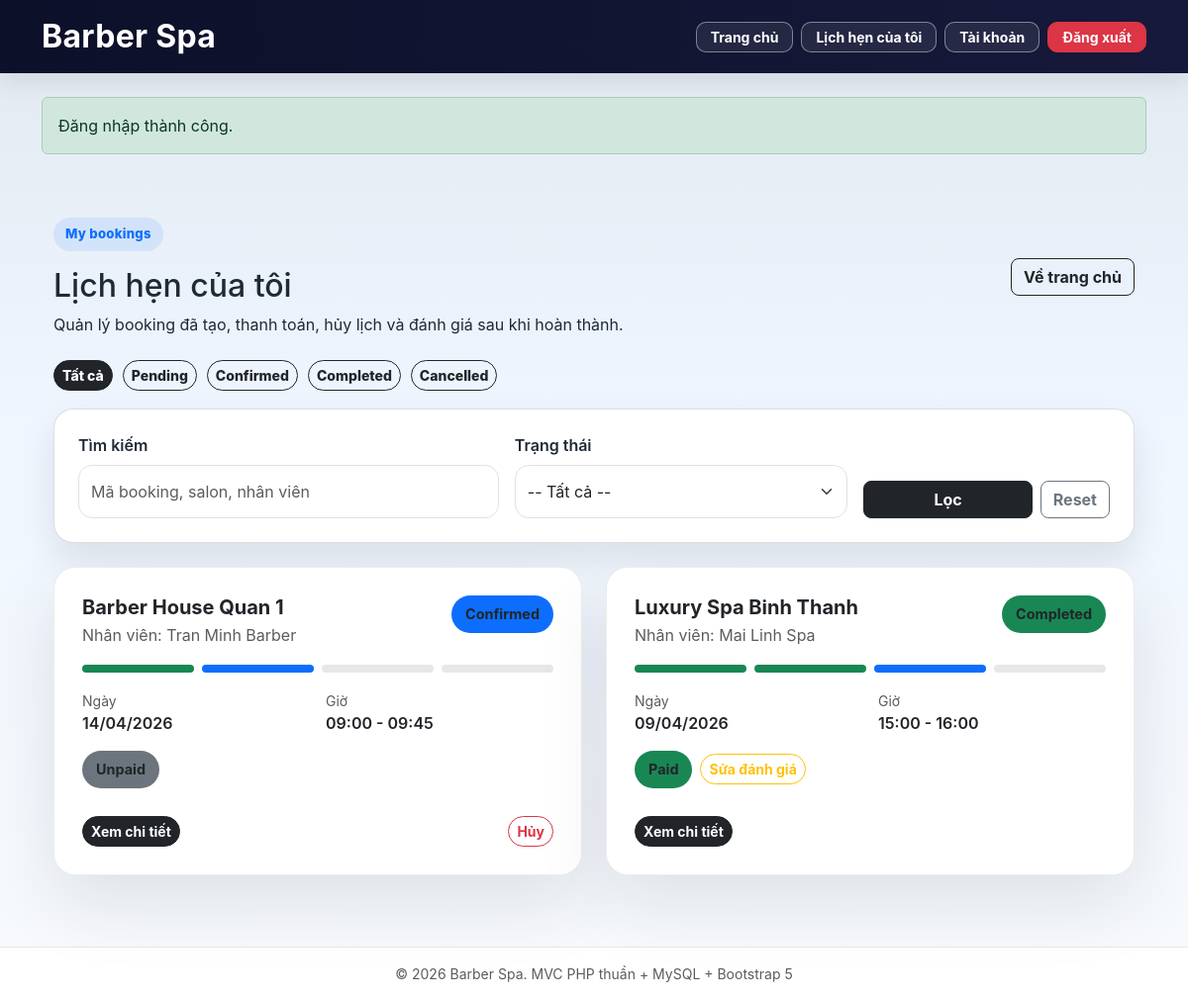
/my-bookings (signed in), run on the app's committed database.
### tables this page shows
CREATE TABLE bookings (
    id INT UNSIGNED AUTO_INCREMENT PRIMARY KEY,
    user_id INT UNSIGNED NOT NULL,
    salon_id INT UNSIGNED NOT NULL,
    staff_id INT UNSIGNED NOT NULL,
    services LONGTEXT NOT NULL,
    booking_date DATE NOT NULL,
    start_time TIME NOT NULL,
    end_time TIME NOT NULL,
    total_price DECIMAL(12,2) NOT NULL DEFAULT 0.00,
    status ENUM('pending', 'confirmed', 'completed', 'cancelled') NOT NULL DEFAULT 'pending',
    payment_method ENUM('online', 'at_counter') NOT NULL DEFAULT 'at_counter',
    payment_status ENUM('paid', 'unpaid') NOT NULL DEFAULT 'unpaid',
    notes TEXT NULL,
    cancel_reason TEXT NULL,
    slot_held_until DATETIME NULL,
    created_at TIMESTAMP NULL DEFAULT CURRENT_TIMESTAMP,
    updated_at TIMESTAMP NULL DEFAULT CURRENT_TIMESTAMP ON UPDATE CURRENT_TIMESTAMP,

    CONSTRAINT fk_bookings_user
        FOREIGN KEY (user_id) REFERENCES users(id)
        ON DELETE CASCADE,

    CONSTRAINT fk_bookings_salon
        FOREIGN KEY (salon_id) REFERENCES salons(id)
        ON DELETE CASCADE,

    CONSTRAINT fk_bookings_staff
        FOREIGN KEY (staff_id) REFERENCES staff(id)
        ON DELETE CASCADE,

    INDEX idx_bookings_user (user_id),
    INDEX idx_bookings_salon (salon_id),
    INDEX idx_bookings_staff (staff_id),
    INDEX idx_bookings_date (booking_date),
    INDEX idx_bookings_status (status),
    INDEX idx_bookings_payment_status (payment_status),
    INDEX idx_bookings_slot (staff_id, booking_date, start_time, end_time)
);

CREATE TABLE salons (
    id INT UNSIGNED AUTO_INCREMENT PRIMARY KEY,
    owner_id INT UNSIGNED NOT NULL,
    name VARCHAR(200) NOT NULL,
    address VARCHAR(255) NOT NULL,
    district VARCHAR(100) NOT NULL,
    city VARCHAR(100) NOT NULL,
    phone VARCHAR(20) NOT NULL,
    description TEXT NULL,
    search_keywords TEXT NULL,
    open_time TIME NOT NULL DEFAULT '08:00:00',
    close_time TIME NOT NULL DEFAULT '20:00:00',
    working_days VARCHAR(100) NOT NULL DEFAULT '1,2,3,4,5,6',
    avg_rating DECIMAL(3,2) NOT NULL DEFAULT 0.00,
    total_reviews INT NOT NULL DEFAULT 0,
    total_bookings INT NOT NULL DEFAULT 0,
    status ENUM('pending', 'active', 'hidden', 'rejected', 'deleted') NOT NULL DEFAULT 'pending',
    reject_reason TEXT NULL,
    latitude DECIMAL(10,7) NULL,
    longitude DECIMAL(10,7) NULL,
    created_at TIMESTAMP NULL DEFAULT CURRENT_TIMESTAMP,
    updated_at TIMESTAMP NULL DEFAULT CURRENT_TIMESTAMP ON UPDATE CURRENT_TIMESTAMP,

    CONSTRAINT fk_salons_owner
        FOREIGN KEY (owner_id) REFERENCES users(id)
        ON DELETE CASCADE,

    INDEX idx_salons_owner (owner_id),
    INDEX idx_salons_status (status),
    INDEX idx_salons_city (city),
    INDEX idx_salons_district (district),
    INDEX idx_salons_rating (avg_rating),
    INDEX idx_salons_bookings (total_bookings),
    FULLTEXT KEY ft_salons_search (name, description, search_keywords)
);

CREATE TABLE staff (
    id INT UNSIGNED AUTO_INCREMENT PRIMARY KEY,
    salon_id INT UNSIGNED NOT NULL,
    name VARCHAR(150) NOT NULL,
    phone VARCHAR(20) NULL,
    avatar VARCHAR(255) NULL,
    specialties LONGTEXT NULL,
    is_active TINYINT(1) NOT NULL DEFAULT 1,

    CONSTRAINT fk_staff_salon
        FOREIGN KEY (salon_id) REFERENCES salons(id)
        ON DELETE CASCADE,

    INDEX idx_staff_salon (salon_id),
    INDEX idx_staff_active (is_active)
);

CREATE TABLE reviews (
    id INT UNSIGNED AUTO_INCREMENT PRIMARY KEY,
    booking_id INT UNSIGNED NOT NULL,
    user_id INT UNSIGNED NOT NULL,
    salon_id INT UNSIGNED NOT NULL,
    staff_id INT UNSIGNED NOT NULL,
    rating TINYINT NOT NULL,
    content TEXT NOT NULL,
    images LONGTEXT NULL,
    status ENUM('published', 'flagged', 'removed') NOT NULL DEFAULT 'published',
    owner_reply TEXT NULL,
    owner_replied_at DATETIME NULL,
    report_count INT NOT NULL DEFAULT 0,
    created_at TIMESTAMP NULL DEFAULT CURRENT_TIMESTAMP,
    updated_at TIMESTAMP NULL DEFAULT CURRENT_TIMESTAMP ON UPDATE CURRENT_TIMESTAMP,

    CONSTRAINT fk_reviews_booking
        FOREIGN KEY (booking_id) REFERENCES bookings(id)
        ON DELETE CASCADE,

    CONSTRAINT fk_reviews_user
        FOREIGN KEY (user_id) REFERENCES users(id)
        ON DELETE CASCADE,

    CONSTRAINT fk_reviews_salon
        FOREIGN KEY (salon_id) REFERENCES salons(id)
        ON DELETE CASCADE,

    CONSTRAINT fk_reviews_staff
        FOREIGN KEY (staff_id) REFERENCES staff(id)
        ON DELETE CASCADE,

    UNIQUE KEY uq_reviews_booking (booking_id),
    INDEX idx_reviews_user (user_id),
    INDEX idx_reviews_salon (salon_id),
    INDEX idx_reviews_staff (staff_id),
    INDEX idx_reviews_status (status),
    INDEX idx_reviews_rating (rating),
    INDEX idx_reviews_report_count (report_count)
);

### core/helpers.php (called while the page is built, shortened)
<?php
function e(?string $value): string
{
    return htmlspecialchars((string) $value, ENT_QUOTES, 'UTF-8');
}
function formatDate(?string $date): string
{
    return date('d/m/Y', strtotime($date));
}
function formatTime(?string $time): string
{
    return date('H:i', strtotime($time));
}
function render(string $view, array $data = [], string $layout = 'app'): void
{
    extract($data, EXTR_SKIP);
    require __DIR__ . '/../views/' . $view . '.php';
}

### controllers/BookingController.php (called while the page is built, shortened)
<?php
require_once __DIR__ . '/../models/Booking.php';
class BookingController
{
    private Booking $bookingModel;
    public function __construct()
    {
        $this->bookingModel = new Booking();
    }
  public function myBookings(): void
{
    $filters = [];
    $bookings = $this->bookingModel->getByUserId((int) Auth::id(), $filters);
    render('booking/my-bookings', [
        'pageTitle' => 'Lịch hẹn của tôi - ' . APP_NAME,
        'navSection' => 'user',
        'bookings' => $bookings,
    ]);
}
}

### core/Database.php (called while the page is built, shortened)
<?php
class Database
{
    private static ?PDO $instance = null;
    public static function getInstance(): PDO
    {
        if (self::$instance === null) {
            $dsn = 'mysql:host=' . DB_HOST
                . ';port=' . DB_PORT
                . ';dbname=' . DB_NAME
                . ';charset=' . DB_CHARSET;
            $options = [
                PDO::ATTR_ERRMODE => PDO::ERRMODE_EXCEPTION,
                PDO::ATTR_DEFAULT_FETCH_MODE => PDO::FETCH_ASSOC,
                PDO::ATTR_EMULATE_PREPARES => false,
            ];
            self::$instance = new PDO($dsn, DB_USER, DB_PASS, $options);
        }
        return self::$instance;
    }
}

### core/Auth.php (called while the page is built, shortened)
<?php
class Auth
{
    public static function id(): ?int
    {
        return isset($_SESSION['user']['id']) ? (int) $_SESSION['user']['id'] : null;
    }
}

### models/Booking.php (called while the page is built, shortened)
<?php
class Booking
{
    private PDO $db;
    public function __construct()
    {
        $this->db = Database::getInstance();
    }
    public function getByUserId(int $userId, array $filters = []): array
    {
        $sql = "SELECT b.*,
                       s.name AS salon_name,
                       st.name AS staff_name,
                       r.id AS review_id
                FROM bookings b
                LEFT JOIN salons s ON s.id = b.salon_id
                LEFT JOIN staff st ON st.id = b.staff_id
                LEFT JOIN reviews r ON r.booking_id = b.id
                WHERE b.user_id = :user_id";
        $params = ['user_id' => $userId];
        $sql .= " ORDER BY b.booking_date DESC, b.start_time DESC, b.id DESC";
        $stmt = $this->db->prepare($sql);
        foreach ($params as $key => $value) {
            $stmt->bindValue(':' . $key, $value);
        }
        $stmt->execute();
        return $stmt->fetchAll();
    }
}

### views/booking/my-bookings.php (the view, shortened to what this page needs)
<?php
function bookingStatusBadgeClass(string $status): string
{
    return match ($status) {
        'pending' => 'bg-warning text-dark',
        'confirmed' => 'bg-primary',
        'completed' => 'bg-success',
        'cancelled' => 'bg-danger',
        default => 'bg-secondary',
    };
}
function paymentStatusBadgeClass(string $status): string
{
    return match ($status) {
        'paid' => 'bg-success',
        'unpaid' => 'bg-secondary',
        default => 'bg-secondary',
    };
}
function bookingTimelineClass(string $bookingStatus, string $step): string
{
    $order = ['pending' => 1, 'confirmed' => 2, 'completed' => 3];
    $stepOrder = ['pending' => 1, 'confirmed' => 2, 'completed' => 3];
    if (!isset($order[$bookingStatus], $stepOrder[$step])) {
        return '';
    }
    if ($stepOrder[$step] < $order[$bookingStatus]) {
        return 'is-done';
    }
    return $stepOrder[$step] === $order[$bookingStatus] ? 'is-active' : '';
}
$currentStatus = (string) ($_GET['status'] ?? '');
$statusTabs = [
    '' => 'Tất cả',
    'pending' => 'Pending',
    'confirmed' => 'Confirmed',
    'completed' => 'Completed',
    'cancelled' => 'Cancelled',
];
?>
<div class="container py-5">
    <div class="d-flex justify-content-between align-items-center flex-wrap gap-2 mb-4">
        <div>
            <span class="ui-eyebrow">My bookings</span>
            <h2 class="page-section-title mt-3 mb-2">Lịch hẹn của tôi</h2>
            <div class="page-section-subtitle">Quản lý booking đã tạo, thanh toán, hủy lịch và đánh giá sau khi hoàn thành.</div>
        </div>
        <a href="<?= e(BASE_URL . '/home') ?>" class="btn btn-outline-dark rounded-3 fw-bold">Về trang chủ</a>
    </div>
    <div class="booking-tabs">
        <?php foreach ($statusTabs as $statusValue => $statusLabel): ?>
            <?php $tabUrl = $statusValue === '' ? BASE_URL . '/my-bookings' : BASE_URL . '/my-bookings?status=' . $statusValue; ?>
            <a href="<?= e($tabUrl) ?>" class="btn <?= $currentStatus === $statusValue ? 'btn-dark' : 'btn-outline-dark' ?> btn-sm">
                <?= e($statusLabel) ?>
            </a>
        <?php endforeach; ?>
    </div>
    <div class="ui-card mb-4">
        <div class="card-body p-4">
            <form method="GET" action="<?= e(BASE_URL . '/my-bookings') ?>" class="row g-3 align-items-end">
                <div class="col-md-5">
                    <label class="form-label fw-semibold">Tìm kiếm</label>
                    <input type="text" name="keyword" class="form-control booking-form-control" placeholder="Mã booking, salon, nhân viên" value="<?= e($_GET['keyword'] ?? '') ?>">
                </div>
                <div class="col-md-4">
                    <label class="form-label fw-semibold">Trạng thái</label>
                    <select name="status" class="form-select booking-form-control">
                        <option value="">-- Tất cả --</option>
                    </select>
                </div>
                <div class="col-md-3 d-flex gap-2">
                    <button type="submit" class="btn btn-dark rounded-3 fw-bold flex-fill">Lọc</button>
                    <a href="<?= e(BASE_URL . '/my-bookings') ?>" class="btn btn-outline-secondary rounded-3 fw-bold">Reset</a>
                </div>
            </form>
        </div>
    </div>
    <div class="row g-4">
        <?php foreach ($bookings as $booking): ?>
            <div class="col-md-6">
                <div class="card booking-card booking-card-enhanced h-100">
                    <div class="card-body">
                        <div class="d-flex justify-content-between align-items-start gap-2 mb-3">
                            <div>
                                <h5 class="fw-bold mb-1"><?= e($booking['salon_name']) ?></h5>
                                <div class="text-muted">Nhân viên: <?= e($booking['staff_name']) ?></div>
                            </div>
                            <span class="booking-status <?= bookingStatusBadgeClass((string) $booking['status']) ?>">
                                <?= e(ucfirst($booking['status'])) ?>
                            </span>
                        </div>
                        <div class="booking-timeline" aria-label="Booking status timeline">
                            <span class="booking-timeline-item <?= bookingTimelineClass((string) $booking['status'], 'pending') ?>"></span>
                            <span class="booking-timeline-item <?= bookingTimelineClass((string) $booking['status'], 'confirmed') ?>"></span>
                            <span class="booking-timeline-item <?= bookingTimelineClass((string) $booking['status'], 'completed') ?>"></span>
                            <span class="booking-timeline-item <?= bookingTimelineClass((string) $booking['status'], 'cancelled') ?>"></span>
                        </div>
                        <div class="row gx-3 gy-2 mb-3">
                            <div class="col-6">
                                <div class="text-muted small">Ngày</div>
                                <div class="fw-semibold"><?= e(formatDate($booking['booking_date'])) ?></div>
                            </div>
                            <div class="col-6">
                                <div class="text-muted small">Giờ</div>
                                <div class="fw-semibold"><?= e(formatTime($booking['start_time']) . ' - ' . formatTime($booking['end_time'])) ?></div>
                            </div>
                        </div>
                        <div class="d-flex gap-2 flex-wrap align-items-center mb-3">
                            <span class="payment-status <?= paymentStatusBadgeClass((string) $booking['payment_status']) ?>">
                                <?= e(ucfirst($booking['payment_status'])) ?>
                            </span>
                            <?php if (($booking['status'] ?? '') === 'completed'): ?>
                                <?php if (empty($booking['review_id'])): ?>
                                    <a href="<?= e(BASE_URL . '/write-review?booking_id=' . $booking['id']) ?>" class="btn btn-sm btn-warning rounded-pill fw-bold">Đánh giá</a>
                                <?php else: ?>
                                    <a href="<?= e(BASE_URL . '/edit-review/' . $booking['review_id']) ?>" class="btn btn-sm btn-outline-warning rounded-pill fw-bold">Sửa đánh giá</a>
                                <?php endif; ?>
                            <?php endif; ?>
                        </div>
                        <div class="booking-actions">
                            <a href="<?= e(BASE_URL . '/booking/' . $booking['id']) ?>" class="btn btn-sm btn-dark rounded-pill fw-bold">Xem chi tiết</a>
                            <?php if (in_array($booking['status'], ['pending', 'confirmed'], true)): ?>
                                <form method="POST" action="<?= e(BASE_URL . '/cancel-booking') ?>" class="m-0" data-confirm="Bạn chắc chắn muốn hủy lịch hẹn này?">
                                    <button type="submit" class="btn btn-sm btn-outline-danger rounded-pill fw-bold">Hủy</button>
                                </form>
                            <?php endif; ?>
                        </div>
                    </div>
                </div>
            </div>
        <?php endforeach; ?>
    </div>
</div>

### index.php (shortened to what this page needs)
<?php
require_once __DIR__ . '/core/Database.php';
require_once __DIR__ . '/core/Auth.php';
require_once __DIR__ . '/core/helpers.php';
$path = trim($_GET['path'] ?? '', '/');
foreach ($routes as $pattern => $handler) {
    $regex = '#^' . $pattern . '$#';
    if (preg_match($regex, $path, $matches)) {
        $params = array_slice($matches, 1);
        [$file, $method] = explode('@', $handler);
        $controller = new $className();
        call_user_func_array([$controller, $method], $params);
        break;
    }
}

### data on the page
bookings: salon.name "Barber House Quan 1", staff.name "Tran Minh Barber", status "Confirmed", booking_date "14/04/2026", start_time+end_time "09:00 - 09:45", payment_status "Unpaid"
reviews: salon.name "Luxury Spa Binh Thanh", staff.name "Mai Linh Spa", booking.status "Completed", booking.booking_date "09/04/2026", booking.end_time "15:00 - 16:00", booking.payment_status "Paid"

### other printed values
getFlash($key) "Đăng nhập thành công."
$statusLabel "Tất cả"
$statusLabel "Pending"
$statusLabel "Confirmed"
$statusLabel "Completed"
$statusLabel "Cancelled"
